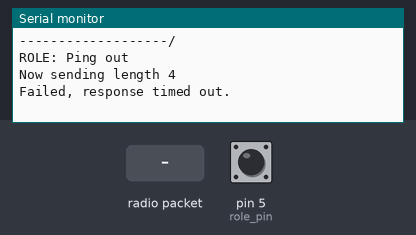
A sketch run on a simulated Arduino Uno, built with avr-gcc and run on an emulated ATmega328P. Shown: the last lines printed to the serial monitor. Inputs (shaded band) come from the test bench; at power-on: pin 5 (role_pin) HIGH. No radio packets arrive unless stated.

Above: at 1.2 s.
1.3 s: radio packet "1" arrives
At 2.1 s:
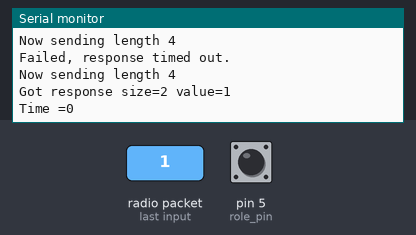
3.0 s: radio packet "0" arrives
At 3.4 s:
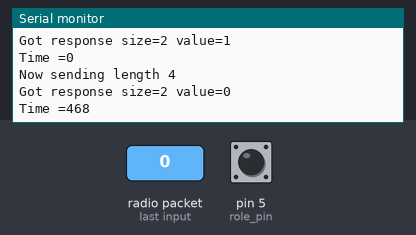
4.5 s: radio packet "2" arrives
At 5.3 s:
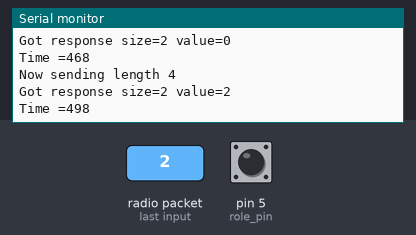

Measured:
- after the input at 1.3 s, the serial monitor: prints a new line after 0.23 s (image 1)
- after the input at 3.0 s, the serial monitor: prints a new line at once (image 2)
- after the input at 4.5 s, the serial monitor: prints a new line at once (image 3)

The sketch:

pingpong.ino
```cpp
#include <SPI.h>
#include "nRF24L01.h"
#include "RF24.h"
#include "printf.h"

// Hardware configuration
RF24 radio(7, 8);  // Set up nRF24L01 radio on SPI bus plus pins 7 & 8

// Radio pipe addresses for the 2 nodes to communicate.
const uint64_t addresses[2] = { 0xF0F0F0F0E1LL, 0xF0F0F0F0D2LL };

/************************* Role management ****************************/
// Set up role.  This sketch uses the same software for all the nodes in this
// system.  Doing so greatly simplifies testing.

// The role_pin is a digital input pin used to set the role of this radio.
// Connect the role_pin to GND to be the 'pong' receiver
// Leave the role_pin open to be the 'ping' transmitter
const short role_pin = 5;  // use pin 5
typedef enum { role_ping_out = 1,
               role_pong_back } role_e;                                     // The various roles supported by this sketch
const char* role_friendly_name[] = { "invalid", "Ping out", "Pong back" };  // The debug-friendly names of those roles
role_e role;                                                                // The role of the current running sketch


// variables used for changing the payload size dynamically (used when role == role_ping_out)
const int min_payload_size = 4;
const int max_payload_size = 32;
const int payload_size_increment = 1;
int send_payload_size = min_payload_size;

char receive_payload[max_payload_size + 1];  // +1 to allow room for a terminating NULL char

void setup(void) {
  pinMode(role_pin, INPUT);  // set up the role pin
  digitalWrite(role_pin, HIGH);
  delay(20);  // Just to get a solid reading on the role pin

  // read the role_pin, establish our role
  if (digitalRead(role_pin)) {
    role = role_ping_out;
  } else {
    role = role_pong_back;
  }

  Serial.begin(115200);
  printf_begin();  // needed for printDetails()

  // Print preamble
  Serial.println(F("-------------------/"));
  Serial.print(F("ROLE: "));
  Serial.println(role_friendly_name[role]);

  // Setup and configure rf radio
  if (!radio.begin()) {
  Serial.println(F("radio hardware not responding!"));
  while (1) {} // hold program in infinite loop to prevent subsequent errors
    }
  radio.enableDynamicPayloads();  // Enable dynamic payloads
  radio.setRetries(5, 15);        // delay between retries = 5 * 250 + 250 = 1500 microseconds, number of retries = 15

  // Open a writing and reading pipe on each radio, with opposite addresses
  if (role == role_ping_out) {
    radio.openWritingPipe(addresses[0]);
    radio.openReadingPipe(1, addresses[1]);
  } else {
    radio.openWritingPipe(addresses[1]);
    radio.openReadingPipe(1, addresses[0]);
  }

  radio.startListening();  // Start listening
  radio.printDetails();    // Dump the configuration of the rf unit for debugging
}

void loop() {


  /****************** Ping Out Role ***************************/

  if (role == role_ping_out) {
    // The payload will always be the same, what will change is how much of it we send.
    static char send_payload[] = "ABCDEFGHIJKLMNOPQRSTUVWXYZ789012";

    radio.stopListening();  // First, stop listening so we can talk.

    // Send the payload
    Serial.print(F("Now sending length "));
    Serial.println(send_payload_size);
    radio.write(send_payload, send_payload_size);  // This will block until complete

    radio.startListening();  // Now, continue listening

    unsigned long started_waiting_at = millis();  // Start a timer for measuring timout
    bool timeout = false;
    unsigned long timeping =  0;
    while (!radio.available() && !timeout)  // Wait until we get a response or timeout is reached
    {
      timeping = millis() - started_waiting_at;
      if (timeping > 500)  // Only wait for 500 milliseconds
        timeout = true;
    }

    // Describe the results
    if (timeout) {
      Serial.println(F("Failed, response timed out."));
    } else {
      // Grab the response and print it


      uint8_t len = radio.getDynamicPayloadSize();  // get payload's length

      // If an illegal payload size was detected, all RX payloads will be flushed
      if (!len)
        return;

      radio.read(receive_payload, len);

      // Use payload as a C-string (for easy printing)
      receive_payload[len] = 0;  // put a NULL terminating zero at the end

      // Spew it
      Serial.print(F("Got response size="));
      Serial.print(len);
      Serial.print(F(" value="));
      Serial.println(receive_payload);
      Serial.print(F("Time ="));
      Serial.println(timeping);
    }

   // send_payload_size += payload_size_increment;  // Update size for next time.
    if (send_payload_size > max_payload_size)     // if payload length is larger than the radio can handle
      send_payload_size = min_payload_size;       // reset the payload length

    delay(1000);  // Try again 1s later
  }


  /****************** Pong Back Role ***************************/
  // Receive each packet, send it back, and dump it out

  if (role == role_pong_back) {
    while (radio.available())  // if there is data ready
    {

      uint8_t len = radio.getDynamicPayloadSize();  // Fetch the the payload size

      // If an illegal payload size was detected, all RX payloads will be flushed
      if (!len)
        continue;

      radio.read(receive_payload, len);

      // Use payload as a C-string (for easy printing)
      receive_payload[len] = 0;  // put a NULL terminating zero at the end

      // Spew it
 //     Serial.print(F("Got response size="));
 //     Serial.print(len);
 //     Serial.print(F(" value="));
 //     Serial.println(receive_payload);

      radio.stopListening();  // First, stop listening so we can talk
      radio.write(receive_payload, len);

      // Send a reply that the packet was received
      //
      // You will have better luck delivering your message if
      // you wait for the other node to start listening first
      //delay(20);
      Serial.println(F("Sent response."));

      radio.startListening();  // Now, resume listening so we catch the next packets.
    }
  }
}  // loop
```

oni.cpp
```cpp
const int max_payload_size = 32;
const int payload_size_increment = 1;

char a[32];
char b[32];

double pi = 3.141592653589793;

double r_terre = 6378137;

double degToRad(double deg){
  return deg * pi / 180.0;
}

double degToKm(double deg){
  return deg * 2 * pi * r_terre / 360.0;
}

char buf[32];

double distanceKm(double lat1, double long1, double lat2, double long2){
  Serial.println("==DISTANCE ==");
  Serial.println(lat1);
  Serial.println(long1);
  Serial.println(lat2);
  Serial.println(long2);
  double p1 = sin(lat1) * sin(lat2);
  double p2 = cos(lat1) * cos(lat2) * cos(long1 - long2);
  double ac = acos(p1 + p2);
  double res = ac * r_terre;

  Serial.println("p1 = ");
  Serial.println(p1);

  Serial.println("p2 = ");
  Serial.println(p2);

  // sprintf(buf, "%ld",ac);
  Serial.println("ac = ");
  Serial.println(ac);

  Serial.println("res = ");
  Serial.println(res);


  //  acos( sin(lat1) * sin(lat2) + cos(lat1) * cos(lat2) * cos(long1 - long2)) * r_terre;
  return res;
}

double distanceDeg(double lat1, double long1, double lat2, double long2){
  double lat = lat1 - lat2;
  double lng = long1 - long2;
  return sqrt(lat * lat + lng * lng);
}

void setup(){
  Serial.begin(115200);

  double lat1 = 48.689377;
  double long1 = 2.116137;
  // double lat2 = 49.691154; // 111335.81
  // double lat2 = 48.791154; // 11228.86
  // double lat2 = 48.741154; // 5394.17
  // double lat2 = 48.716154; // 3114.32 not good !
  double lat2 = 48.689350; // 3114.32 not good !
  double long2 = 2.116144;
  double distKm = distanceKm(degToRad(lat1), degToRad(long1), degToRad(lat2), degToRad(long2));
  double distDeg = distanceDeg(lat1, long1, lat2, long2);

  Serial.println("=================================");
  Serial.println("distance KM = ");
  Serial.println(distKm);

  Serial.println("distance DEG = ");
  Serial.println(distDeg);

  Serial.println("distance KM2 = ");
  Serial.println(degToKm(distDeg));

/*
  char *a = "48.691154 , 2.120305";
  long int lat1, lat2, long1, long2;
  sscanf(a, "%ld.%ld , %ld.%ld", &lat1, &lat2, &long1, &long2);
  double latitude1 = lat1 + ( lat2 / 1000000.0);
  double longitude1 = long1 + ( long2 / 1000000.0);

  Serial.println("latitude1 =");
  Serial.println(latitude1);

  Serial.println("longitude1 =");
  Serial.println(longitude1);


  char *b = "48.689125 , 2.116377";
  //char *b = "48.689377 , 2.116137";
  long int lat3, lat4, long3, long4;
  sscanf(b, "%ld.%ld , %ld.%ld", &lat3, &lat4, &long3, &long4);
  double latitude2 = lat3 + ( lat4 / 1000000.0);
  double longitude2 = long3 + ( long4 / 1000000.0);

  Serial.println("latitude2 =");
  Serial.println(latitude2);

  Serial.println("longitude2 =");
  Serial.println(longitude2);

  double dist = distance(degToRad(latitude1), degToRad(longitude1), degToRad(latitude2), degToRad(longitude2));

  Serial.println("distance = ");
  Serial.println(dist);

  double a1 = 48.691154;
  double a2 = 2.120305;
  double b1 = 48.689125;
  double b2 = 2.116377;
  double dist2 = distance(degToRad(a1), degToRad(a2), degToRad(b1), degToRad(b2));

  Serial.println("distance2 = ");
  Serial.println(dist2);
  */
}

void loop() {
}
```
